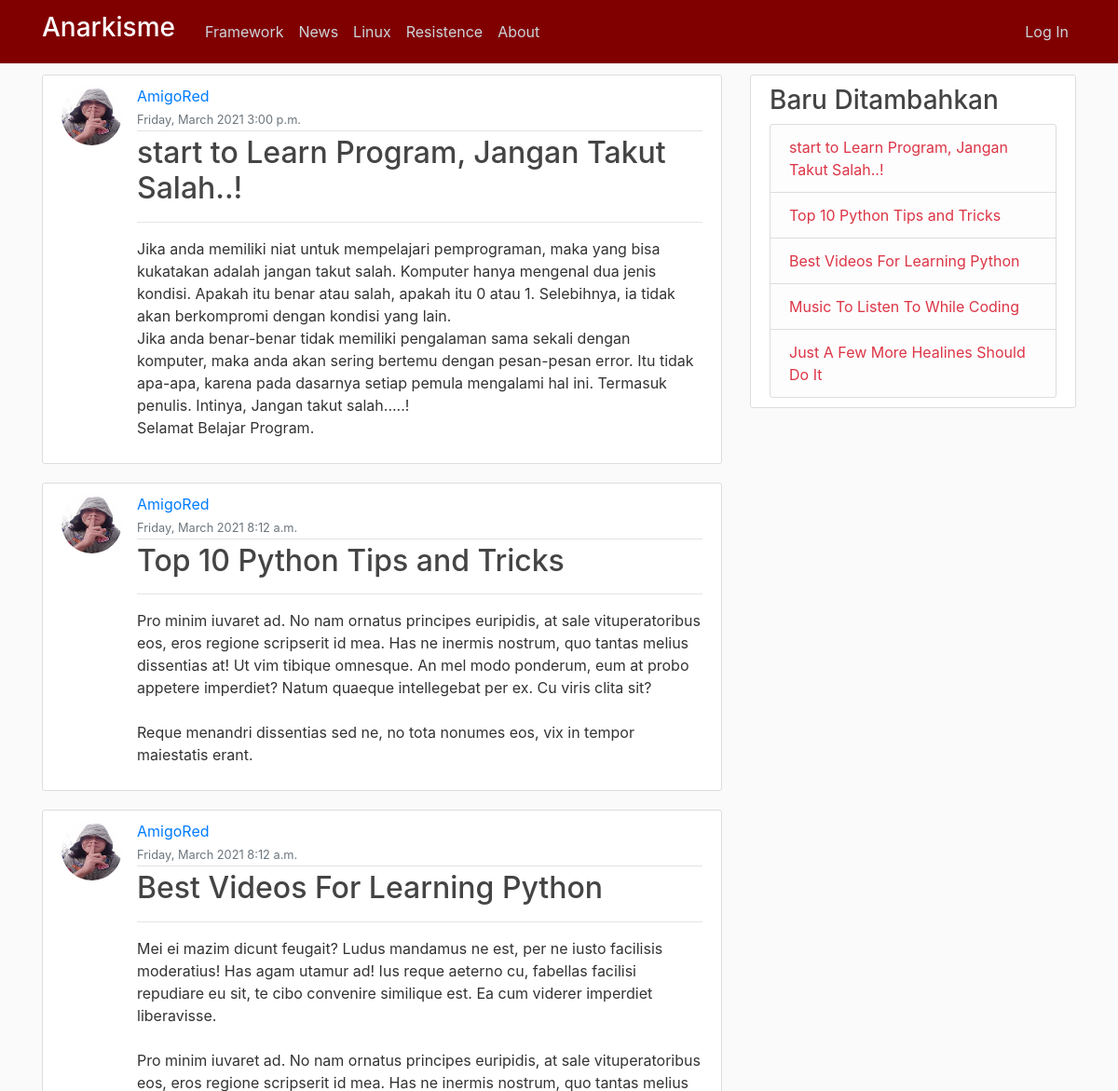
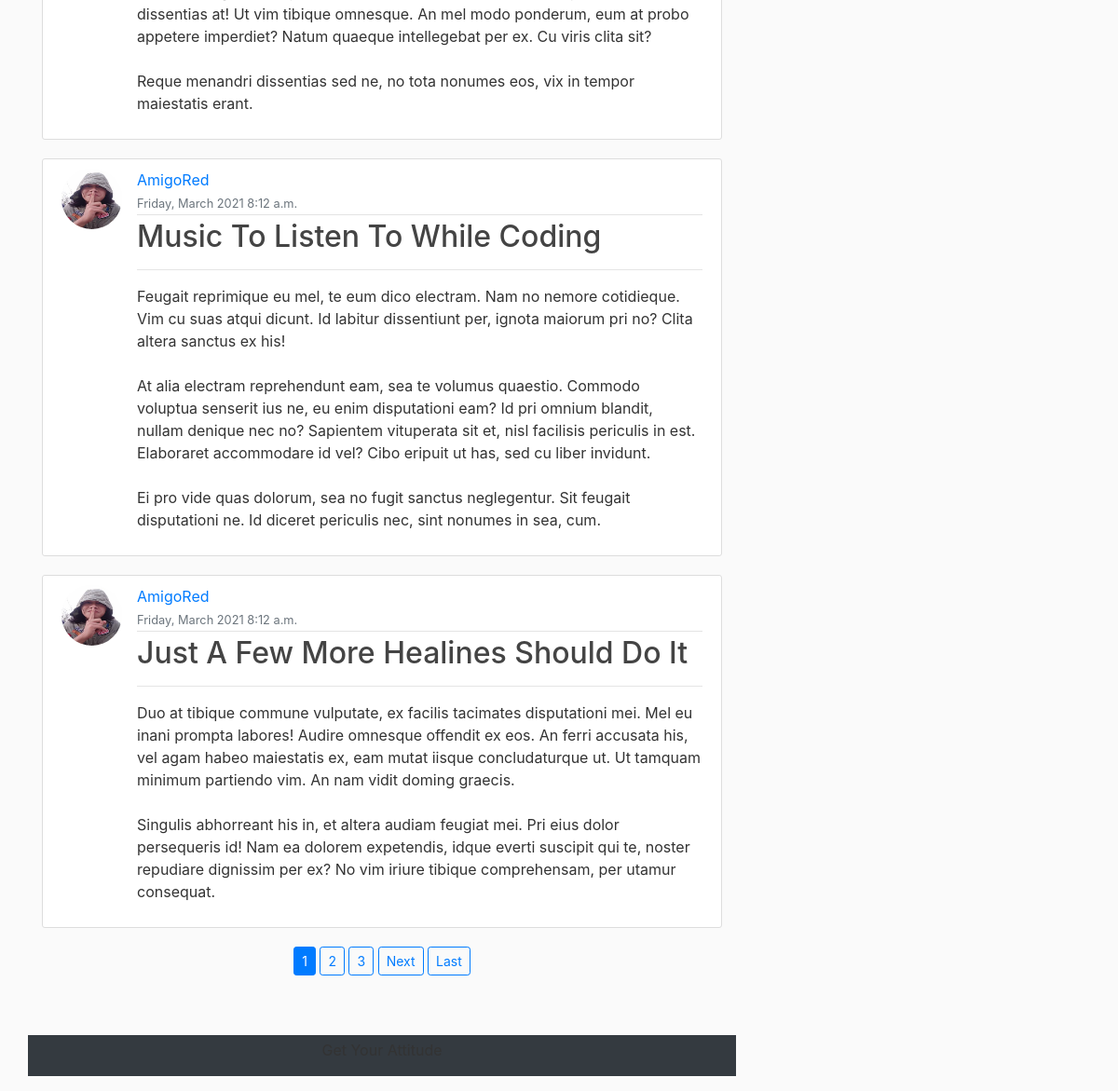
/, run on an earlier commit of the app's database (2 pictures, top to bottom).
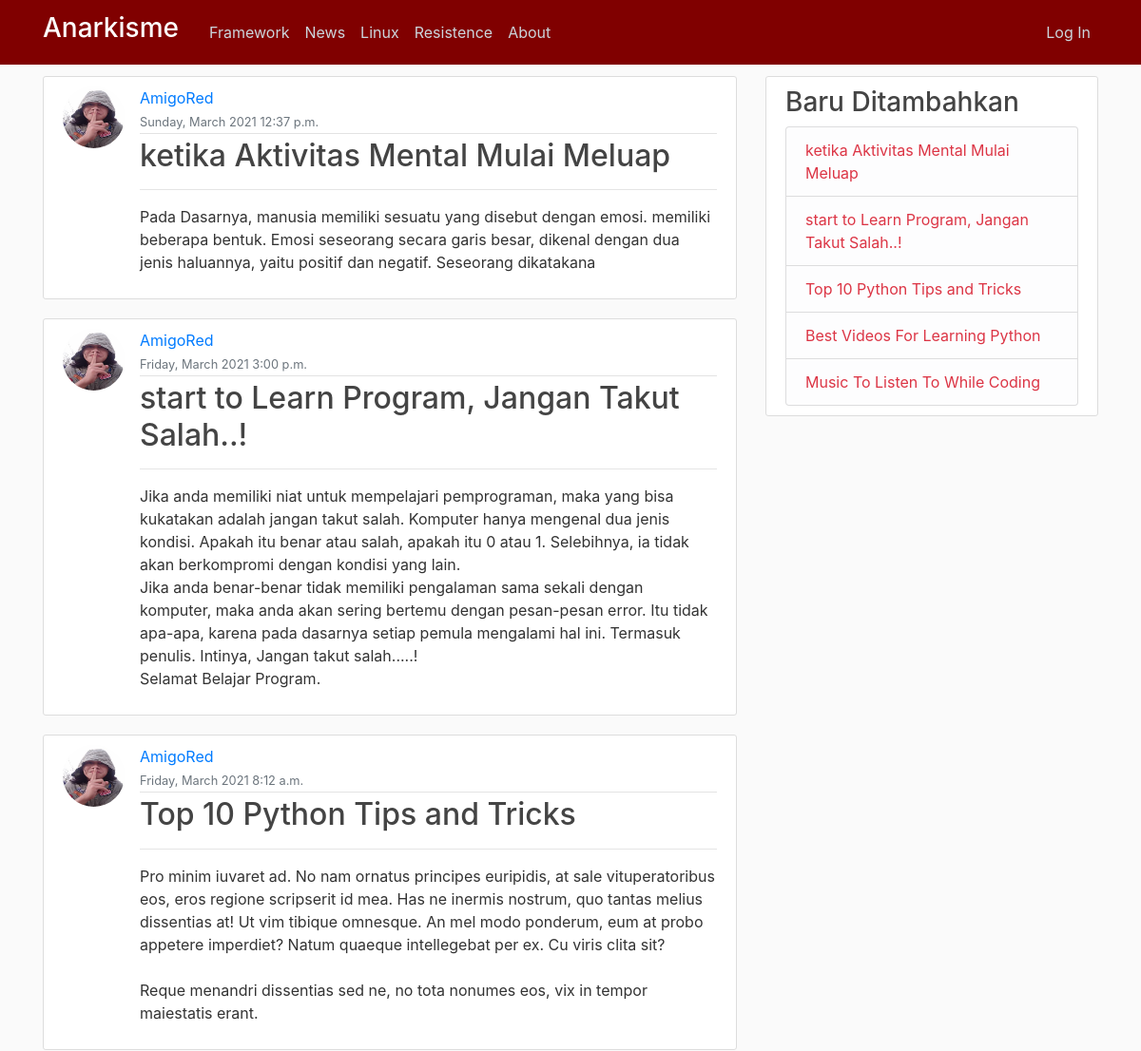
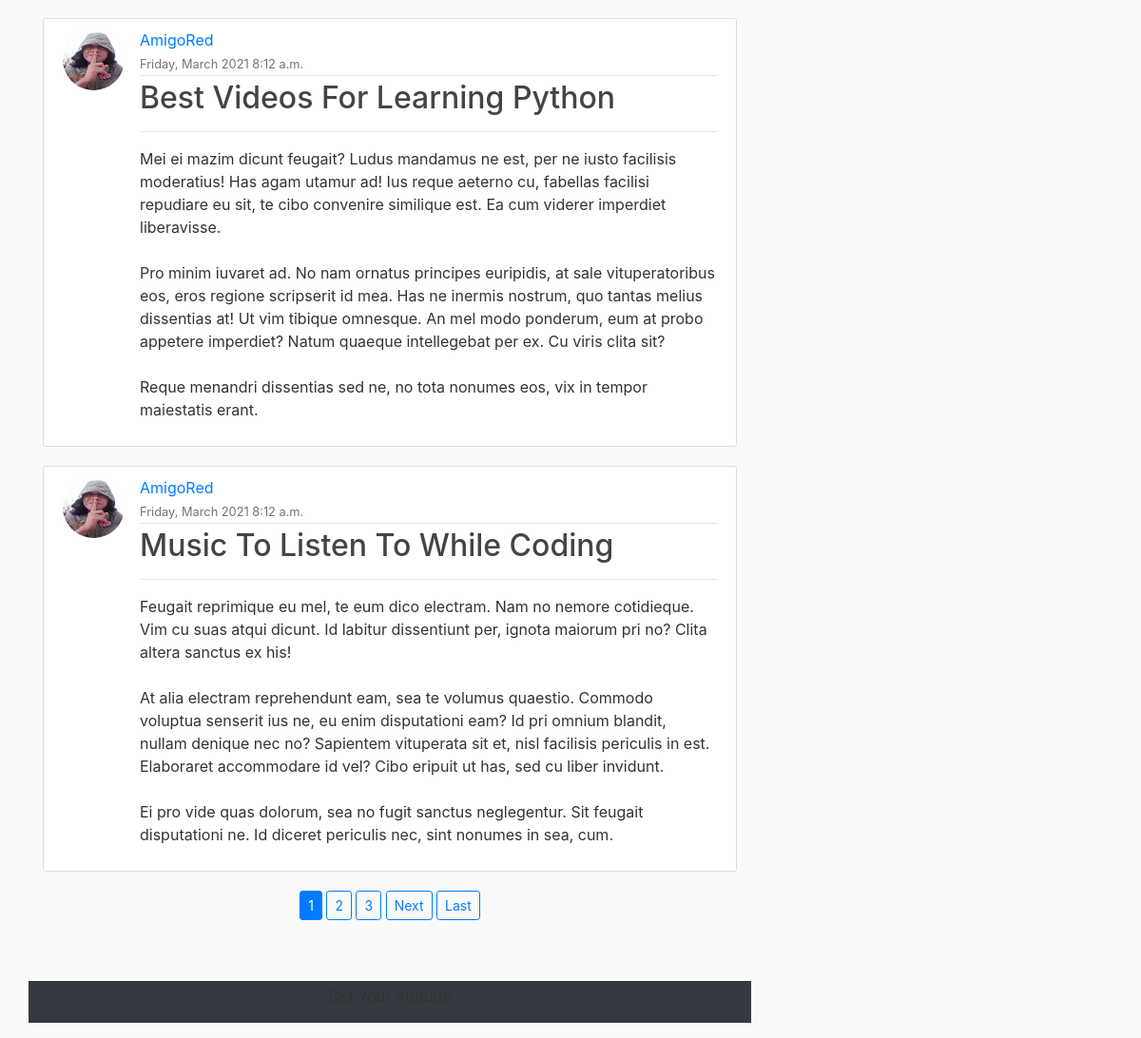
And on a later commit of the database (2 pictures, top to bottom).
### blog/models.py (models this page shows, shortened)
class Post(models.Model):
	title = models.CharField(max_length=100)
	content = models.TextField()
	url = models.CharField(max_length=50,default='SOME STRING')
	isi = RichTextField(blank=True,null=True)
	tanggal = models.DateTimeField(auto_now_add=timezone.now)
	author = models.ForeignKey(User, on_delete=models.CASCADE)

### users/models.py (models this page shows, shortened)
class Profile(models.Model):
	user = models.OneToOneField(User, on_delete=models.CASCADE)
	image = models.ImageField(default='default.jpg',upload_to='profile_pics')

### blog/views.py (the view)
# urls.py: path('',PostListView.as_view(), name='blog-home'),
class PostListView(ListView):
	model = Post
	template_name = 'blog/home.html'
	context_object_name = 'kirim'
	ordering = ['-tanggal']
	paginate_by = 5

### blog/templates/blog/home.html (shortened to what this page needs)
{% extends "blog/base.html" %}
{% block content %}
    {% for tampil in kirim %}
        <article class="media content-section">
          <img class="rounded-circle article-img" src="{{ tampil.author.profile.image.url }}" alt="">
          <div class="media-body">
            <div class="article-metadata">
              <a class="mr-2" href="{% url 'user-post' tampil.author.username %}">{{tampil.author}}</a>
              <br>
              <small class="text-muted">{{tampil.tanggal|date:'l, F Y g:i a'}}</small>
            </div>
            <h2><a class="article-title" href="{% url 'post-detail' tampil.id %}">{{tampil.title}}</a></h2>
            <hr>
            <p class="article-content">{{tampil.content}}</p>
          </div>
        </article>
    {% endfor %}
    <div class="row">
      <div class="col-md text-center mb-5">
        {% if is_paginated %}
          {% for num in page_obj.paginator.page_range %}
            {% if page_obj.number == num %}
              <a class="btn btn-primary btn-sm mb-3" href="?page={{ num }}">{{ num }}</a>
            {% elif num > page_obj.number|add:'-3' and num < page_obj.number|add:'3' %}
              <a class="btn btn-outline-primary btn-sm mb-3" href="?page={{ num }}">{{ num }}</a>
            {% endif %}
          {% endfor %}
          {% if page_obj.has_next %}
            <a class="btn btn-outline-primary btn-sm mb-3" href="?page={{ page_obj.next_page_number }}">Next</a>
            <a class="btn btn-outline-primary btn-sm mb-3" href="?page={{ page_obj.paginator.num_pages }}">Last</a>
          {% endif %}
        {% endif %}
      </div>
      <div class="col-md-12 bg-dark mb-3 pt-1 text-center">
              <p>Get Your Attitude</p>
            </div>
    </div>
{% endblock content %}

### blog/templates/blog/base.html (shortened to what this page needs)
{% load static %}
<!DOCTYPE html>
<html>
<head>
    <link rel="stylesheet" href="https://maxcdn.bootstrapcdn.com/bootstrap/4.0.0/css/bootstrap.min.css">
    <link rel="stylesheet" type="text/css" href="{% static 'blog/main.css' %}">
</head>
<body>
    <header class="site-header">
      <nav class="navbar navbar-expand-md navbar-dark bg-steel fixed-top">
        <div class="container">
          <a class="navbar-brand mr-4" href="{% url 'blog-home' %}"><h3 class="text-white">Anarkisme</h3></a>
          <div class="collapse navbar-collapse" id="navbarToggle">
            <div class="navbar-nav mr-auto">
              <a class="nav-item nav-link" href="#">Framework</a>
              <a class="nav-item nav-link" href="#">News</a>
              <a class="nav-item nav-link" href="#">Linux</a>
              <a class="nav-item nav-link" href="#">Resistence</a>
              <a class="nav-item nav-link" href="{% url 'blog-about' %}">About</a>
            </div>
            <div class="navbar-nav">
              {% if user.is_authenticated %}
              <a class="nav-item nav-link text-info" href="{% url 'post-create' %}">New Post</a>
              <a class="nav-item nav-link" href="{% url 'profile' %}">Profile</a>
              <a class="nav-item nav-link" href="{% url 'logout' %}">Log Out</a>
              {% else %}
              <a class="nav-item nav-link" href="{% url 'login' %}">Log In</a>
              {% endif %}
            </div>
          </div>
        </div>
      </nav>
    </header>
    <main role="main" class="container">
      <div class="row">
        <div class="col-md-8">
          {% block content %}{% endblock %}
        </div>
        <div class="col-md-4">
          <div class="content-section">
            <h3>Baru Ditambahkan</h3>
              <ul class="list-group">
                {% for baru in kirim %}
                <li class="list-group-item list-group-item-light"><a class="text-danger" href="{% url 'post-detail' baru.id %}">{{baru.title}}</a></li>
                {% endfor %}
              </ul>
          </div>
        </div>
      </div>
    </main>
    <header class="site-header">
      <nav class="navbar navbar-expand-md navbar-dark bg-steel fixed-top">
        <div class="container">
          <a class="navbar-brand mr-4" href="{% url 'blog-home' %}"><h3 class="text-white">Anarkisme</h3></a>
          <div class="collapse navbar-collapse" id="navbarToggle">
            <div class="navbar-nav mr-auto">
              <a class="nav-item nav-link" href="#">Framework</a>
              <a class="nav-item nav-link" href="#">News</a>
              <a class="nav-item nav-link" href="#">Linux</a>
              <a class="nav-item nav-link" href="#">Resistence</a>
              <a class="nav-item nav-link" href="{% url 'blog-about' %}">About</a>
            </div>
            <div class="navbar-nav">
              {% if user.is_authenticated %}
              <a class="nav-item nav-link text-info" href="{% url 'post-create' %}">New Post</a>
              <a class="nav-item nav-link" href="{% url 'profile' %}">Profile</a>
              <a class="nav-item nav-link" href="{% url 'logout' %}">Log Out</a>
              {% else %}
              <a class="nav-item nav-link" href="{% url 'login' %}">Log In</a>
              {% endif %}
            </div>
          </div>
        </div>
      </nav>
    </header>
  </body>
</html>

What changed in the data, as far as the page shows it:
no longer on this page (row unchanged): Post: author.profile.image (picture), author "AmigoRed", tanggal "Friday, March 2021 8:12 a.m.", title "Just A Few More Healines Should Do It", content "Duo at tibique commune vulputate, ex facilis tacimates disputationi mei. Mel eu inani prompta labores! Audire omnesque offendit ex eos. An ferri accusata his, vel agam habeo maiestatis ex, eam mutat iisque concludaturque ut. Ut tamquam minimum partiendo vim. An nam vidit doming graecis. Singulis abhorreant his in, et altera audiam feugiat mei. Pri eius dolor persequeris id! Nam ea dolorem expetendis, idque everti suscipit qui te, noster repudiare dignissim per ex? No vim iriure tibique comprehensam, per utamur consequat."
added Post: author.profile.image (picture), author "AmigoRed", tanggal "Sunday, March 2021 12:37 p.m.", title "ketika Aktivitas Mental Mulai Meluap", content "Pada Dasarnya, manusia memiliki sesuatu yang disebut dengan emosi. memiliki beberapa bentuk. Emosi seseorang secara garis besar, dikenal dengan dua jenis haluannya, yaitu positif dan negatif. Seseorang dikatakana"
